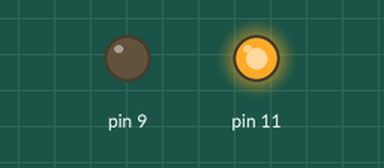
The sketch below on a simulated Arduino Uno, built with avr-gcc and run on an emulated ATmega328P. Parts: output pins drawn as LEDs (lit = HIGH).

Above: at 0.1 s.
Timing chart, 0 to 1.6 s (numbered marks = the images above):
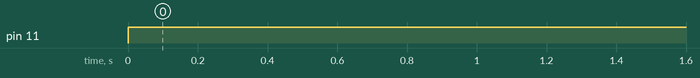

Measured:
- by itself, pin 11: LOW → HIGH at 0.00 s

The sketch:

spectacular_fyyran_lahdi1.ino
```cpp
void setup()
{
  pinMode(11, OUTPUT);
  pinMode(9, OUTPUT);
}

void loop()
{
  digitalWrite(11, HIGH);
  digitalWrite(9, LOW);
  delay(10); // Delay a little bit to improve simulation performance
}
```
